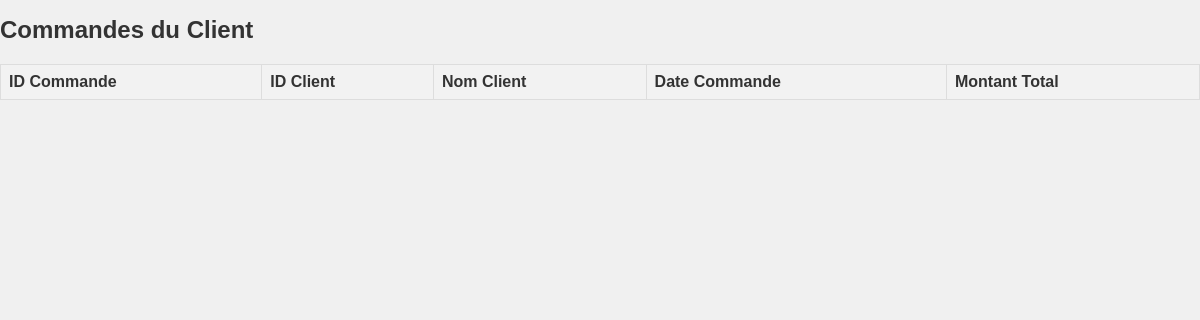
The app's page /commandes/4, older data.
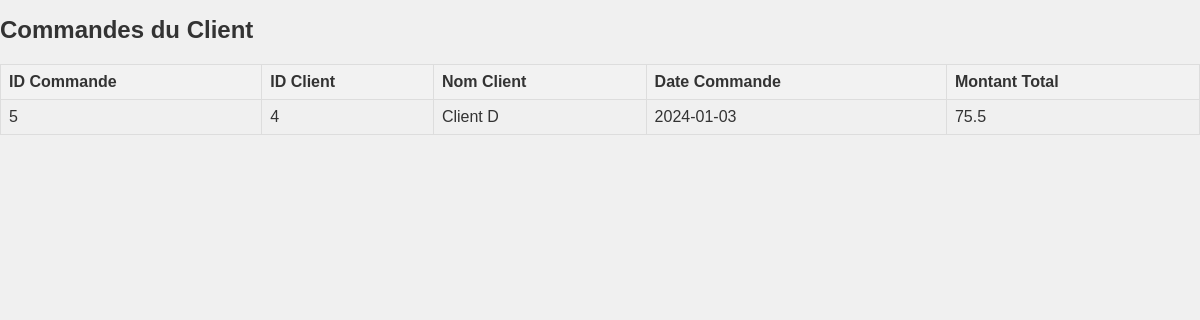
The same page, newer data.
### tables this page shows
CREATE TABLE commandes(
            id_commande INTEGER PRIMARY KEY AUTOINCREMENT,
            id_client INTEGER,
            date_commande DATE,
            montant_total FLOAT,
            FOREIGN KEY (id_client) REFERENCES clients(id_client)
        );

CREATE TABLE clients(
            id_client INTEGER PRIMARY KEY AUTOINCREMENT, 
            nom TEXT,
            email TEXT, 
            adresse TEXT
        );

### affichage.py (the view)
@app.route('/commandes/<int:id_client>', methods=['GET'])
def afficher_commandes_client(id_client):
    connexion = sqlite3.connect('Onlinestore2.db')
    cursor = connexion.cursor()
    cursor.execute("""
    SELECT c.id_commande, c.id_client, c.date_commande, c.montant_total, cl.nom
    FROM commandes AS c
    INNER JOIN clients AS cl ON c.id_client = cl.id_client
    WHERE c.id_client = ?
""", (id_client,))
    commandes = cursor.fetchall()
    connexion.close()
    return render_template('commandes_client.html', titre="Commandes du Client", donnees=commandes)

### templates/commandes_client.html (shortened to what this page needs)
<!DOCTYPE html>
<html lang="fr">
<head>
    <link rel="stylesheet" href="../static/css/styles.css">
</head>
<body>
    <h1>{{ titre }}</h1>
    <table>
        <thead>
            <tr>
                <th>ID Commande</th>
                <th>ID Client</th>
                <th>Nom Client</th>
                <th>Date Commande</th>
                <th>Montant Total</th>
            </tr>
        </thead>
        <tbody>
            {% for row in donnees %}
                <tr>
                    <td>{{ row[0] }}</td>
                    <td>{{ row[1] }}</td>
                    <td>{{ row[4] }}</td>
                    <td>{{ row[2] }}</td>
                    <td>{{ row[3] }}</td>
                </tr>
            {% endfor %}
        </tbody>
    </table>
</body>
</html>

Row changes from the older to the newer data that the page shows:
added commandes: id_commande "5", id_client "4", nom "Client D", date_commande "2024-01-03", montant_total "75.5"
